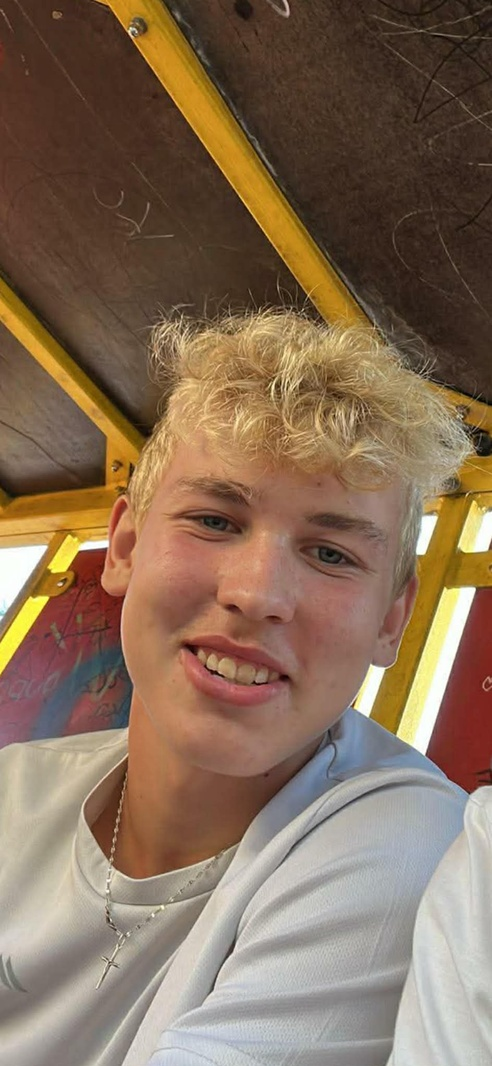
#> input picture faces/Adam/09ab7af3-6838-40e6-bf13-5f20aa56ccc5.jpg, 492 x 1066 px, shrunk from 944 x 2046 before the run; its folder holds only this picture in this run
$ python main.py
#> lines starting #> are read from the running program, lines starting #| are printed output that depends on the picture; after the words box and inside, x2 and y2 are one past the last pixel; in counts of white or black regions, pixels touching at a corner belong together
### src/segmentation.py
import cv2
import numpy as np


def load_image(image_path: str) -> np.ndarray:
    image = cv2.imread(image_path, cv2.IMREAD_COLOR)
    if image is None:
        raise ValueError(f"Nie mozna wczytac obrazu: {image_path}")
    return image


def load_binary_mask(mask_path: str) -> np.ndarray:
    mask = cv2.imread(mask_path, cv2.IMREAD_GRAYSCALE)
    if mask is None:
        raise ValueError(f"Nie mozna wczytac maski: {mask_path}")
    return (mask > 127).astype(np.uint8)


def resize_mask_to_shape(mask: np.ndarray, target_shape: tuple[int, int]) -> np.ndarray:
    target_height, target_width = target_shape
    if mask.shape == (target_height, target_width):
        return (mask > 0).astype(np.uint8)

    resized = cv2.resize(mask, (target_width, target_height), interpolation=cv2.INTER_NEAREST)
    return (resized > 0).astype(np.uint8)


def mask_to_uint8(mask: np.ndarray) -> np.ndarray:
    return ((mask > 0).astype(np.uint8) * 255)


def create_overlay(
    image: np.ndarray,
    mask: np.ndarray,
    color: tuple[int, int, int] = (0, 255, 0),
    alpha: float = 0.35,
) -> np.ndarray:
    overlay = image.copy()
    binary_mask = mask > 0
    overlay[binary_mask] = (
        overlay[binary_mask] * (1.0 - alpha) + np.array(color) * alpha
    ).astype(np.uint8)
    return overlay


def postprocess_mask(mask: np.ndarray, kernel_size: int = 5) -> np.ndarray:
    binary_mask = (mask > 0).astype(np.uint8)
    kernel = np.ones((kernel_size, kernel_size), np.uint8)
    binary_mask = cv2.morphologyEx(binary_mask, cv2.MORPH_OPEN, kernel)
    binary_mask = cv2.morphologyEx(binary_mask, cv2.MORPH_CLOSE, kernel)
    return binary_mask


def segment_grabcut(image: np.ndarray) -> np.ndarray:
    height, width = image.shape[:2]
    rect = (
        int(width * 0.05),
        int(height * 0.05),
        int(width * 0.90),
        int(height * 0.90),
    )

    mask = np.zeros((height, width), np.uint8)
    bgd_model = np.zeros((1, 65), np.float64)
    fgd_model = np.zeros((1, 65), np.float64)

    cv2.grabCut(image, mask, rect, bgd_model, fgd_model, 5, cv2.GC_INIT_WITH_RECT)
    result = np.where(
        (mask == cv2.GC_FGD) | (mask == cv2.GC_PR_FGD),
        1,
        0,
    ).astype(np.uint8)
    return postprocess_mask(result)


def segment_otsu(image: np.ndarray) -> np.ndarray:
    gray = cv2.cvtColor(image, cv2.COLOR_BGR2GRAY)
    gray = cv2.GaussianBlur(gray, (5, 5), 0)

    _, mask = cv2.threshold(gray, 0, 255, cv2.THRESH_BINARY + cv2.THRESH_OTSU)
    if np.mean(mask == 255) > 0.7:
        mask = cv2.bitwise_not(mask)

    return postprocess_mask((mask > 0).astype(np.uint8))


def segment_watershed(image: np.ndarray) -> np.ndarray:
    gray = cv2.cvtColor(image, cv2.COLOR_BGR2GRAY)
    gray = cv2.GaussianBlur(gray, (5, 5), 0)

    _, thresh = cv2.threshold(gray, 0, 255, cv2.THRESH_BINARY + cv2.THRESH_OTSU)
    if np.mean(thresh == 255) > 0.7:
        thresh = cv2.bitwise_not(thresh)

    kernel = np.ones((3, 3), np.uint8)
    opening = cv2.morphologyEx(thresh, cv2.MORPH_OPEN, kernel, iterations=2)
    sure_bg = cv2.dilate(opening, kernel, iterations=3)
    dist_transform = cv2.distanceTransform(opening, cv2.DIST_L2, 5)
    _, sure_fg = cv2.threshold(dist_transform, 0.3 * dist_transform.max(), 255, 0)

    sure_fg = np.uint8(sure_fg)
    unknown = cv2.subtract(sure_bg, sure_fg)

    _, markers = cv2.connectedComponents(sure_fg)
    markers = markers + 1
    markers[unknown == 255] = 0

    markers = cv2.watershed(image.copy(), markers)
    mask = np.where(markers > 1, 1, 0).astype(np.uint8)
    return postprocess_mask(mask)


def segmentation_methods():
    return {
        "grabcut": segment_grabcut,
        "otsu": segment_otsu,
        "watershed": segment_watershed,
    }


def iou_score(pred_mask: np.ndarray, true_mask: np.ndarray) -> float:
    pred = pred_mask.astype(bool)
    true = true_mask.astype(bool)
    intersection = np.logical_and(pred, true).sum()
    union = np.logical_or(pred, true).sum()
    return float(intersection / union) if union > 0 else 1.0


def dice_score(pred_mask: np.ndarray, true_mask: np.ndarray) -> float:
    pred = pred_mask.astype(bool)
    true = true_mask.astype(bool)
    intersection = np.logical_and(pred, true).sum()
    denom = pred.sum() + true.sum()
    return float((2 * intersection) / denom) if denom > 0 else 1.0

### main.py
from collections import defaultdict
from pathlib import Path
import argparse
import csv
import statistics
import os

import cv2
import matplotlib.pyplot as plt

from src.noise import NoiseEvaluator

from src.brisque import BrisqueEvaluator
from src.segmentation import (
    create_overlay,
    dice_score,
    iou_score,
    load_binary_mask,
    load_image,
    mask_to_uint8,
    resize_mask_to_shape,
    segmentation_methods,
)
from src.keystroke_pipeline import get_engine, run_pipeline, test_pipeline
from src.keystroke_leave_one_out import evaluate_leave_one_out
from src.keystroke_research_artifacts import (
    build_keystroke_research_artifacts,
    plot_accuracy_vs_k,
)
from src.keystroke_smoke_tests import smoke_test_keystroke_pipeline_and_knn
from src.keystroke_knn import available_metrics, classify_sample
from src.keystroke_identity import (
    identify_sample,
    suggest_identification_threshold,
    verify_claimed_identity,
)

ROOT_DIR = Path("faces")
MANUAL_MASKS_DIR = Path("manual_masks")
SCORE_DIR = Path("score")

MODEL_PATH = "model/brisque_model_live.yml"
RANGE_PATH = "model/brisque_range_live.yml"

SUPPORTED_EXTENSIONS = {".jpg", ".jpeg", ".png", ".bmp", ".tif", ".tiff", ".webp"}
SUPPORTED_MASK_EXTENSIONS = [".png", ".jpg", ".jpeg"]

BRISQUE_RESULTS_CSV = SCORE_DIR / "wyniki_brisque.csv"
BRISQUE_SUMMARY_CSV = SCORE_DIR / "podsumowanie_brisque.csv"
BRISQUE_RANKING_CSV = SCORE_DIR / "ranking_brisque.csv"
BRISQUE_CHART_PATH = SCORE_DIR / "wykres_sredni_brisque.png"

NOISE_RESULTS_CSV = SCORE_DIR / "wyniki_noise.csv"

SEGMENTATION_RESULTS_CSV = SCORE_DIR / "wyniki_segmentacji.csv"
SEGMENTATION_SUMMARY_CSV = SCORE_DIR / "podsumowanie_segmentacji.csv"
SEGMENTATION_PERSON_SUMMARY_CSV = SCORE_DIR / "podsumowanie_segmentacji_osoby.csv"
MISSING_MASKS_CSV = SCORE_DIR / "brakujace_maski_reczne.csv"
SEGMENTATION_MASKS_DIR = SCORE_DIR / "maski"
SEGMENTATION_OVERLAYS_DIR = SCORE_DIR / "overlaye"

KEYSTROKES_FEATURES_CSV = SCORE_DIR / "keystrokes_features.csv"
KEYSTROKES_LOO_ITERATIONS_CSV = SCORE_DIR / "keystrokes_leave_one_out_iterations.csv"
KEYSTROKES_LOO_SUMMARY_CSV = SCORE_DIR / "keystrokes_leave_one_out_summary.csv"
KEYSTROKES_LOO_ACCURACY_CURVE_CSV = SCORE_DIR / "keystrokes_leave_one_out_accuracy_curve.csv"
KEYSTROKES_LOO_BEST_BY_METRIC_CSV = SCORE_DIR / "keystrokes_leave_one_out_best_by_metric.csv"
KEYSTROKES_LOO_BEST_OVERALL_CSV = SCORE_DIR / "keystrokes_leave_one_out_best_overall.csv"
KEYSTROKES_LOO_ACCURACY_PLOT = SCORE_DIR / "keystrokes_leave_one_out_accuracy_vs_k.png"
DEFAULT_LOO_K_VALUES = [1, 3, 5]
DEFAULT_SAMPLE_INDEX = 48


def ensure_parent_dir(path: Path):
    path.parent.mkdir(parents=True, exist_ok=True)


def list_person_dirs(root_dir: Path, person_filter: str | None = None):
    person_dirs = []
    for path in sorted(root_dir.iterdir()):
        if not path.is_dir():
            continue
        has_images = any(
            child.is_file() and child.suffix.lower() in SUPPORTED_EXTENSIONS
            for child in path.iterdir()
        )
        if has_images:
            person_dirs.append(path)

    if person_filter:
        person_dirs = [path for path in person_dirs if path.name == person_filter]

    return person_dirs


def list_images(person_dir: Path, limit: int | None = None):
    images = sorted(
        [
            path
            for path in person_dir.iterdir()
            if path.is_file() and path.suffix.lower() in SUPPORTED_EXTENSIONS
        ]
    )
    if limit is not None:
        images = images[:limit]
    return images


def find_manual_mask_path(person_name: str, image_stem: str) -> Path | None:
    for extension in SUPPORTED_MASK_EXTENSIONS:
        candidate = MANUAL_MASKS_DIR / person_name / f"{image_stem}{extension}"
        if candidate.exists():
            return candidate
    return None


def save_csv(rows, path: Path):
    if not rows:
        return

    ensure_parent_dir(path)
    with open(path, "w", newline="", encoding="utf-8") as file_obj:
        writer = csv.DictWriter(file_obj, fieldnames=rows[0].keys(), delimiter=";")
        writer.writeheader()
        writer.writerows(rows)


# [257 lines left out: functions parse_k_values, pick_sample, resolve_threshold, print_threshold_recommendation, print_keystroke_loo_summary, print_keystroke_research_overview and 7 more, not called in this run]


def save_mask(mask, output_path: Path):
    ensure_parent_dir(output_path)
    cv2.imwrite(str(output_path), mask_to_uint8(mask))


def save_overlay(image, mask, output_path: Path):
    ensure_parent_dir(output_path)
    cv2.imwrite(str(output_path), create_overlay(image, mask))


def summarize_segmentation(rows):
    grouped = defaultdict(list)
    for row in rows:
        grouped[row["metoda"]].append(row)

    summary = []
    for method_name, items in sorted(grouped.items()):
        ious = [row["iou"] for row in items]
        dices = [row["dice"] for row in items]
        summary.append(
            {
                "metoda": method_name,
                "liczba_porownan": len(items),
                "srednie_iou": round(statistics.mean(ious), 4),
                "mediana_iou": round(statistics.median(ious), 4),
                "min_iou": round(min(ious), 4),
                "max_iou": round(max(ious), 4),
                "srednie_dice": round(statistics.mean(dices), 4),
                "mediana_dice": round(statistics.median(dices), 4),
                "min_dice": round(min(dices), 4),
                "max_dice": round(max(dices), 4),
            }
        )
    return summary


def summarize_segmentation_per_person(rows):
    grouped = defaultdict(list)
    for row in rows:
        grouped[(row["osoba"], row["metoda"])].append(row)

    summary = []
    for (osoba, method_name), items in sorted(grouped.items()):
        ious = [row["iou"] for row in items]
        dices = [row["dice"] for row in items]
        summary.append(
            {
                "osoba": osoba,
                "metoda": method_name,
                "liczba_porownan": len(items),
                "srednie_iou": round(statistics.mean(ious), 4),
                "srednie_dice": round(statistics.mean(dices), 4),
            }
        )
    return summary


def run_segmentation(person_filter: str | None = None, limit: int | None = None):
    compared_rows = []
    missing_mask_rows = []
    methods = segmentation_methods()

    for person_dir in list_person_dirs(ROOT_DIR, person_filter):
        print(f"\nOsoba: {person_dir.name}")

        for image_path in list_images(person_dir, limit):
            manual_mask_path = find_manual_mask_path(person_dir.name, image_path.stem)
            if manual_mask_path is None:
                missing_mask_rows.append(
                    {
                        "osoba": person_dir.name,
                        "zdjecie": image_path.name,
                        "oczekiwana_maska": str(
                            (MANUAL_MASKS_DIR / person_dir.name / f"{image_path.stem}.png").resolve()
                        ),
                    }
                )
                print(f"  {image_path.name}: brak maski recznej")
                continue

            try:
                image = load_image(str(image_path))
#> in load_image, image is the input picture: shape (1066, 492, 3); mean B, G, R 88.3, 110.1, 134.3
                true_mask = load_binary_mask(str(manual_mask_path))
#> in load_binary_mask, `mask = cv2.imread(mask_path, cv2.IMREAD_GRAYSCALE)`:
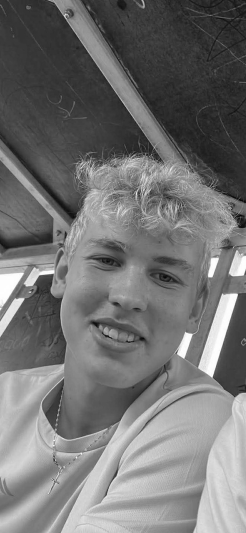
#> mask: shape (1066, 492) (shown at 1/2 size); min 0, max 255, mean 114.9
#> in load_binary_mask, `return (mask > 127).astype(np.uint8)`:
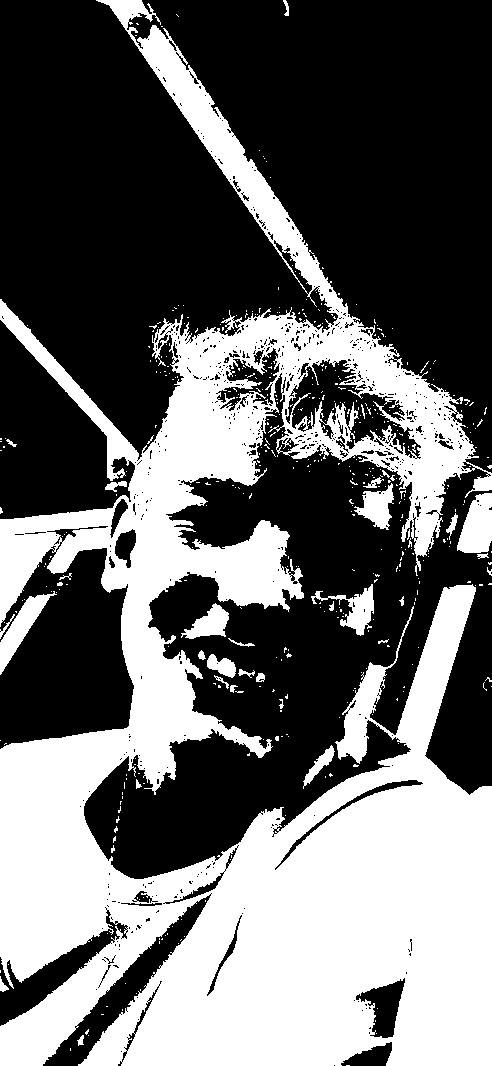
#> returned value: shape (1066, 492); values 0 (black) and 1 (white), 40.4% white; 461 white regions (427 under 20 px), largest, box (x1, y1, x2, y2) and area: (0, 0, 492, 1066) 202619, (457, 493, 492, 553) 1543, (0, 591, 57, 675) 1385
                true_mask = resize_mask_to_shape(true_mask, image.shape[:2])
            except Exception as exc:
                print(f"  Blad odczytu obrazu lub maski: {image_path.name} -> {exc}")
                continue

            for method_name, method_fn in methods.items():
                try:
                    pred_mask = method_fn(image)
                    pred_mask = resize_mask_to_shape(pred_mask, image.shape[:2])
                except Exception as exc:
                    print(f"  {image_path.name} | {method_name}: blad segmentacji -> {exc}")
                    continue

                output_mask_path = (
                    SEGMENTATION_MASKS_DIR / method_name / person_dir.name / f"{image_path.stem}.png"
                )
                output_overlay_path = (
                    SEGMENTATION_OVERLAYS_DIR
                    / method_name
                    / person_dir.name
                    / f"{image_path.stem}_overlay.png"
                )
                save_mask(pred_mask, output_mask_path)
                save_overlay(image, pred_mask, output_overlay_path)

                iou = iou_score(pred_mask, true_mask)
                dice = dice_score(pred_mask, true_mask)
                compared_rows.append(
                    {
                        "osoba": person_dir.name,
                        "zdjecie": image_path.name,
                        "metoda": method_name,
                        "sciezka_obrazu": str(image_path.resolve()),
                        "maska_reczna": str(manual_mask_path.resolve()),
                        "maska_auto": str(output_mask_path.resolve()),
                        "overlay": str(output_overlay_path.resolve()),
                        "iou": round(iou, 4),
                        "dice": round(dice, 4),
                    }
                )
                print(
                    f"  {image_path.name} | {method_name}: "
                    f"IoU={iou:.4f}, Dice={dice:.4f}"
                )

    if missing_mask_rows:
        save_csv(missing_mask_rows, MISSING_MASKS_CSV)

    if not compared_rows:
        print("\nNie policzono metryk, bo nie znaleziono dopasowanych masek recznych.")
        if missing_mask_rows:
            print(f"Lista brakujacych masek: {MISSING_MASKS_CSV}")
        return

    save_csv(compared_rows, SEGMENTATION_RESULTS_CSV)
    method_summary_rows = summarize_segmentation(compared_rows)
    save_csv(method_summary_rows, SEGMENTATION_SUMMARY_CSV)
    person_summary_rows = summarize_segmentation_per_person(compared_rows)
    save_csv(person_summary_rows, SEGMENTATION_PERSON_SUMMARY_CSV)

    print("\n=== PODSUMOWANIE SEGMENTACJI ===")
    for row in method_summary_rows:
        print(
            f'{row["metoda"]:<10} | '
            f'srednie IoU={row["srednie_iou"]:.4f} | '
            f'srednie Dice={row["srednie_dice"]:.4f}'
        )

    print("\nZakonczono.")
    print(f"Wyniki segmentacji: {SEGMENTATION_RESULTS_CSV}")
    print(f"Podsumowanie segmentacji: {SEGMENTATION_SUMMARY_CSV}")
    print(f"Podsumowanie segmentacji per osoba: {SEGMENTATION_PERSON_SUMMARY_CSV}")
    if missing_mask_rows:
        print(f"Brakujace maski reczne: {MISSING_MASKS_CSV}")
    print(f"Maski automatyczne: {SEGMENTATION_MASKS_DIR}")
    print(f"Overlaye: {SEGMENTATION_OVERLAYS_DIR}")


def parse_args():
    parser = argparse.ArgumentParser()
    parser.add_argument(
        "--task",
        choices=[
            "brisque",
            "segmentation",
            "noise",
            "keystrokes",
            "keystrokes-loo",
            "keystrokes-identify",
            "keystrokes-verify",
            "keystrokes-smoke",
        ],
        default="segmentation",
    )
    parser.add_argument(
        "--person",
        help="Opcjonalnie ogranicz przetwarzanie do jednej osoby, np. Bartek",
    )
    parser.add_argument(
        "--limit",
        type=int,
        help="Opcjonalnie ogranicz liczbe zdjec na osobe",
    )
    parser.add_argument(
        "--k",
        type=int,
        default=3,
        help="Liczba sąsiadów dla KNN (tylko dla keystrokes)",
    )

    parser.add_argument(
        "--metric",
        choices=["euclidean", "chebyshev", "bray_curtis"],
        default="euclidean",
        help="Metryka odległości dla KNN",
    )

    parser.add_argument(
        "--k-values",
        help="Lista wartosci k dla leave-one-out, np. 1,3,5",
    )
    parser.add_argument(
        "--threshold",
        type=float,
        help="Opcjonalny prog identyfikacji/weryfikacji. Gdy brak, zostanie zaproponowany z leave-one-out.",
    )
    parser.add_argument(
        "--sample-index",
        type=int,
        help="Indeks probki do identyfikacji lub weryfikacji.",
    )
    parser.add_argument(
        "--claimed-user",
        help="Deklarowany uzytkownik do weryfikacji. Gdy brak, zostanie uzyty UserId probki.",
    )

    return parser.parse_args()


def main():
    args = parse_args()
    if args.task == "brisque":
        run_brisque(person_filter=args.person, limit=args.limit)
    elif args.task == "noise":
        run_noise(person_filter=args.person, limit=args.limit)
    elif args.task == "keystrokes-smoke":
        smoke_test_keystroke_pipeline_and_knn()
    elif args.task in {"keystrokes", "keystrokes-loo", "keystrokes-identify", "keystrokes-verify"}:
        engine = get_engine()
        df = run_pipeline(engine)
        test_pipeline(engine)
        print("\n=== KEYSTROKES FEATURES ===")
        print(df.head())
        print(f"\nLiczba próbek: {len(df)}")

        os.makedirs("score", exist_ok=True)
        df.to_csv(KEYSTROKES_FEATURES_CSV, index=False)
        print(f"\nZapisano cechy do: {KEYSTROKES_FEATURES_CSV}")

        if args.task == "keystrokes" and len(df) > 1:
            sample_index, sample = pick_sample(df, args.sample_index)
            prediction = classify_sample(
                df,
                sample,
                k=args.k,
                metric=args.metric,
                exclude_same_sample=True,
            )
            print("\n=== KNN SAMPLE CLASSIFICATION ===")
            print(f"Metryka: {args.metric}, k: {args.k}")
            print(f"Indeks próbki: {sample_index}")
            print(f'Próbka: UserId={sample["UserId"]}, SampleNumber={sample["SampleNumber"]}')
            print(f"Przewidziany użytkownik: {prediction.predicted_user}")
            print(f"Score: {prediction.score:.6f}")
            loo_k_values = parse_k_values(args.k_values)
            run_keystrokes_leave_one_out(df, k_values=loo_k_values)

        elif args.task == "keystrokes-identify" and len(df) > 1:
            sample_index, sample = pick_sample(df, args.sample_index)
            threshold, recommendation = resolve_threshold(
                df,
                threshold=args.threshold,
                metric=args.metric,
                k=args.k,
            )
            decision = identify_sample(
                df,
                sample,
                k=args.k,
                metric=args.metric,
                threshold=threshold,
                exclude_same_sample=True,
            )
            print_threshold_recommendation(recommendation)
            print("\n=== KEYSTROKES IDENTIFICATION ===")
            print(f"Metryka: {args.metric}, k: {args.k}, threshold: {threshold:.6f}")
            print(f"Indeks próbki: {sample_index}")
            print(f'Próbka: UserId={sample["UserId"]}, SampleNumber={sample["SampleNumber"]}')
            print(f"Najbliższy użytkownik: {decision.predicted_user}")
            print(f"Score: {decision.score:.6f}")
            print(
                f"Decyzja: {'odrzucono próbkę' if decision.rejected else f'zaakceptowano użytkownika {decision.accepted_user}'}"
            )

        elif args.task == "keystrokes-verify" and len(df) > 1:
            sample_index, sample = pick_sample(df, args.sample_index)
            threshold, recommendation = resolve_threshold(
                df,
                threshold=args.threshold,
                metric=args.metric,
                k=args.k,
            )
            claimed_user = args.claimed_user or sample["UserId"]
            decision = verify_claimed_identity(
                df,
                sample,
                claimed_user=claimed_user,
                k=args.k,
                metric=args.metric,
                threshold=threshold,
                exclude_same_sample=True,
            )
            print_threshold_recommendation(recommendation)
            print("\n=== KEYSTROKES VERIFICATION ===")
            print(f"Metryka: {args.metric}, k: {args.k}, threshold: {threshold:.6f}")
            print(f"Indeks próbki: {sample_index}")
            print(f'Próbka: UserId={sample["UserId"]}, SampleNumber={sample["SampleNumber"]}')
            print(f"Deklarowany użytkownik: {decision.claimed_user}")
            print(f"Najbliższy użytkownik z kNN: {decision.predicted_user}")
            print(f"Score deklarowanego użytkownika: {decision.score:.6f}")
            print(f"Decyzja: {'zgodny' if decision.matched else 'niezgodny'}")

        elif args.task == "keystrokes-loo":
            loo_k_values = parse_k_values(args.k_values)
            run_keystrokes_leave_one_out(df, k_values=loo_k_values)
    else:
        run_segmentation(person_filter=args.person, limit=args.limit)
#> the loop in run_segmentation, `for method_name, method_fn in methods.items():` made 3 passes
#> (union in iou_score, iou, denom in dice_score, dice) on passes 1 to 3: (295557, 0.212, 358211, 0.35), (265326, 0.792, 475558, 0.884), (219999, 0.603, 352728, 0.753)
#> (printed output is left out)
#> pass 1, in run_segmentation, `pred_mask = method_fn(image)`:
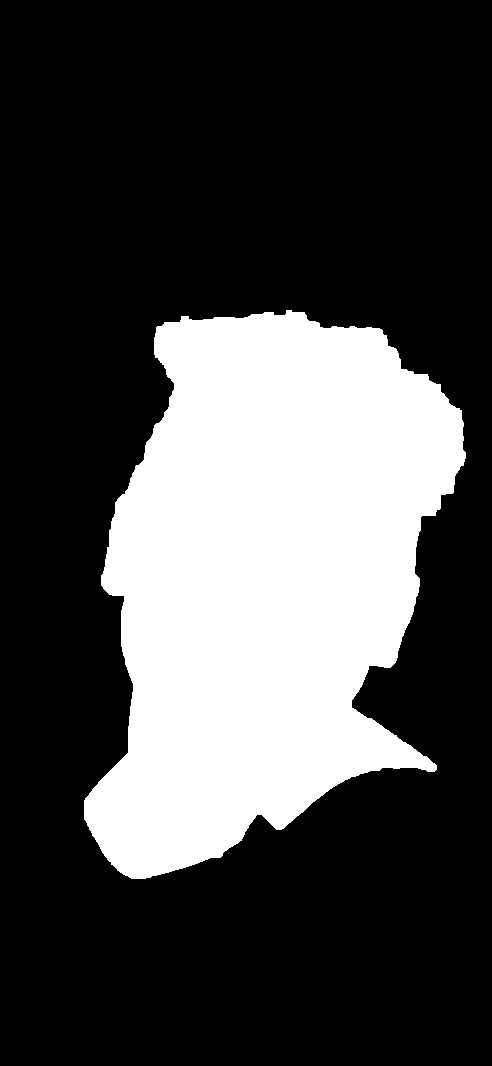
#> pred_mask: shape (1066, 492); values 0 (black) and 1 (white), 27.9% white; 1 white region, box (x1, y1, x2, y2) and area: (84, 310, 466, 879) 146316
#> after the loop in run_segmentation, `for method_name, method_fn in methods.items():`: compared_rows = 3 items
#> (the rest of the program and of its run is left out)
